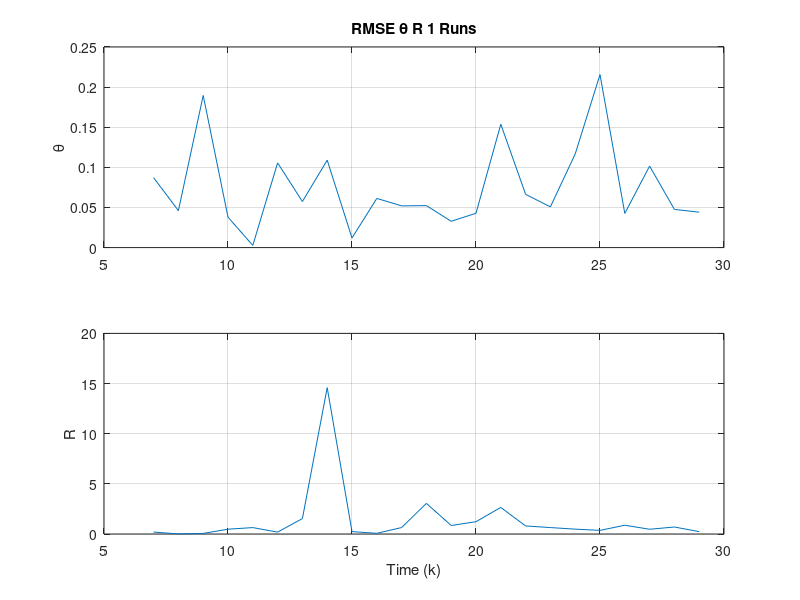
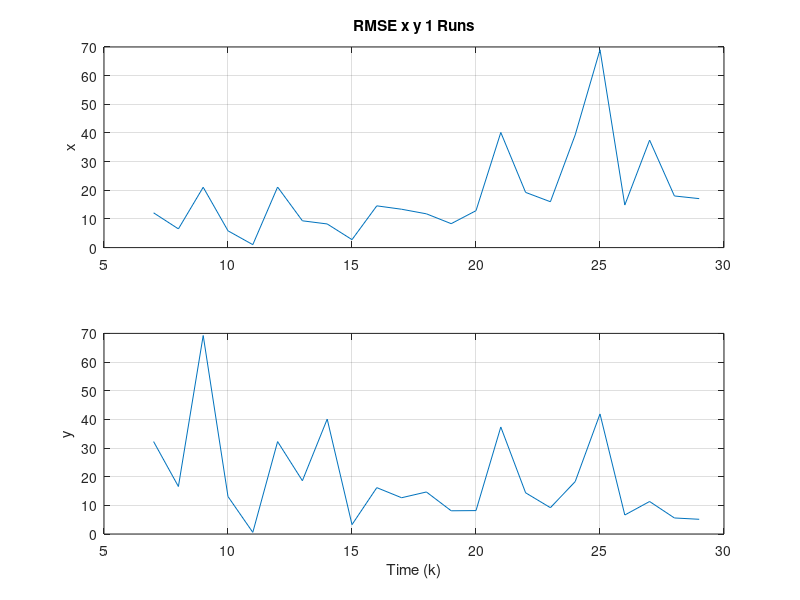
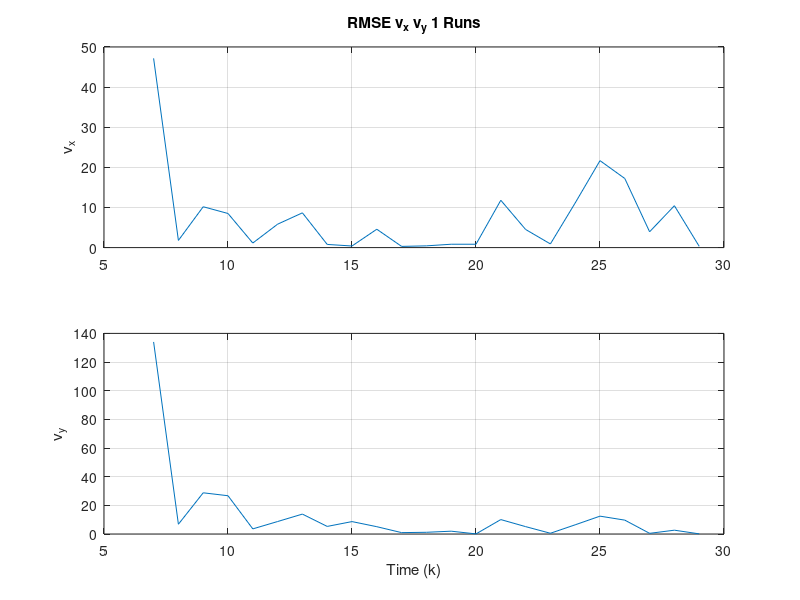
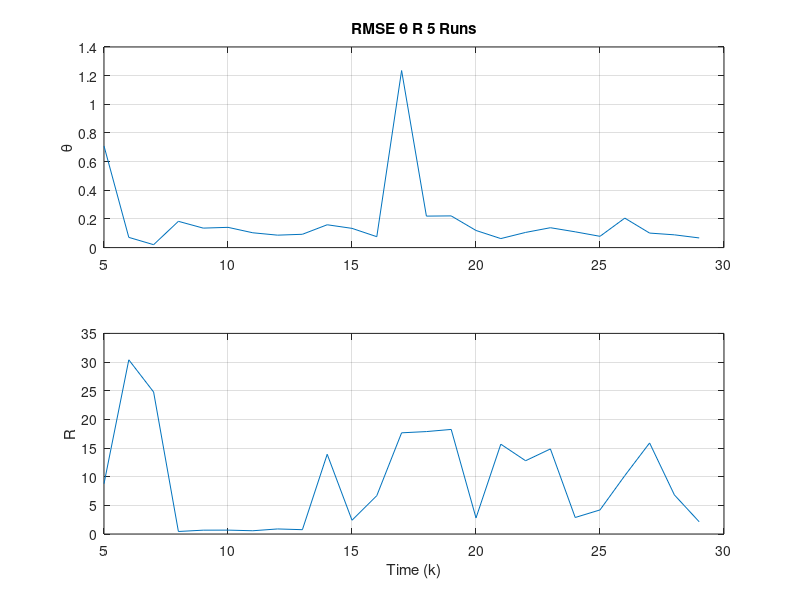

Reproduce these figures in MATLAB, in order.
clc; clear; close all;

%late 2 2, ft rate 46.2%
run1ar=[5.0000         0         0
    6.0000         0         0
    7.0000    0.0871    0.1917
    8.0000    0.0461    0.0084
    9.0000    0.1896    0.0580
   10.0000    0.0379    0.4801
   11.0000    0.0027    0.6394
   12.0000    0.1056    0.1886
   13.0000    0.0574    1.5375
   14.0000    0.1090   14.5924
   15.0000    0.0120    0.2409
   16.0000    0.0613    0.0680
   17.0000    0.0520    0.6434
   18.0000    0.0523    3.0525
   19.0000    0.0328    0.8486
   20.0000    0.0428    1.2275
   21.0000    0.1537    2.6498
   22.0000    0.0664    0.8027
   23.0000    0.0507    0.6418
   24.0000    0.1167    0.4849
   25.0000    0.2156    0.3612
   26.0000    0.0426    0.8753
   27.0000    0.1016    0.4729
   28.0000    0.0476    0.6975
   29.0000    0.0441    0.2371];
run1ar(run1ar==0)=NaN;
figure(1)
subplot(2,1,1)
plot(run1ar(:,1),run1ar(:,2)),grid;
ylabel('\theta')
title('RMSE \theta R 1 Runs')
subplot(2,1,2)
plot(run1ar(:,1),run1ar(:,3)),grid;
ylabel('R')
xlabel('Time (k)')

run1xy=[ 5.0000         0         0
    6.0000         0         0
    7.0000   12.1278   32.2457
    8.0000    6.5270   16.5735
    9.0000   21.0595   69.2632
   10.0000    5.8562   13.0671
   11.0000    1.0243    0.5765
   12.0000   21.1277   32.2406
   13.0000    9.3477   18.5940
   14.0000    8.2491   40.0924
   15.0000    2.7787    3.2681
   16.0000   14.5665   16.1746
   17.0000   13.3821   12.6552
   18.0000   11.7833   14.6642
   19.0000    8.3486    8.1017
   20.0000   12.8763    8.1704
   21.0000   40.1723   37.3410
   22.0000   19.2616   14.3794
   23.0000   15.9998    9.1826
   24.0000   39.3248   18.2935
   25.0000   69.0286   41.8924
   26.0000   14.8392    6.6307
   27.0000   37.4966   11.3421
   28.0000   18.0161    5.5979
   29.0000   17.0856    5.1342];
run1xy(run1xy==0)=NaN;
figure(2)
subplot(2,1,1)
plot(run1xy(:,1),run1xy(:,2)),grid;
ylabel('x')
title('RMSE x y 1 Runs')
subplot(2,1,2)
plot(run1xy(:,1),run1xy(:,3)),grid;
ylabel('y')
xlabel('Time (k)')

run1xyv=[ 6.0000e+00            0            0
   7.0000e+00   4.7167e+01   1.3404e+02
   8.0000e+00   1.7874e+00   6.8200e+00
   9.0000e+00   1.0182e+01   2.8755e+01
   1.0000e+01   8.5000e+00   2.6706e+01
   1.1000e+01   1.1368e+00   3.5755e+00
   1.2000e+01   5.8331e+00   8.7027e+00
   1.3000e+01   8.6602e+00   1.3889e+01
   1.4000e+01   7.8975e-01   5.2946e+00
   1.5000e+01   3.9803e-01   8.6612e+00
   1.6000e+01   4.5764e+00   5.1025e+00
   1.7000e+01   2.9854e-01   9.6265e-01
   1.8000e+01   4.3322e-01   1.1953e+00
   1.9000e+01   8.3741e-01   1.9637e+00
   2.0000e+01   8.3600e-01   7.1458e-02
   2.1000e+01   1.1794e+01   1.0064e+01
   2.2000e+01   4.5206e+00   5.1520e+00
   2.3000e+01   9.1357e-01   5.1632e-01
   2.4000e+01   1.1135e+01   6.4210e+00
   2.5000e+01   2.1674e+01   1.2458e+01
   2.6000e+01   1.7221e+01   9.6813e+00
   2.7000e+01   3.9405e+00   4.6618e-01
   2.8000e+01   1.0440e+01   2.6614e+00
   2.9000e+01   3.1369e-01   9.8100e-02];
run1xyv(run1xyv==0)=NaN;
figure(3)
subplot(2,1,1)
plot(run1xyv(:,1), run1xyv(:,2)),grid;
ylabel('v_x')
title('RMSE v_x v_y 1 Runs')
subplot(2,1,2)
plot(run1xyv(:,1), run1xyv(:,3)),grid;
ylabel('v_y')
xlabel('Time (k)')

%late 0.2 1.8
%ft rate 74.5%
run5ar=[5.0000    0.7091    8.7807
    6.0000    0.0713   30.3893
    7.0000    0.0203   24.7764
    8.0000    0.1833    0.4387
    9.0000    0.1360    0.6691
   10.0000    0.1413    0.6780
   11.0000    0.1034    0.5678
   12.0000    0.0868    0.8820
   13.0000    0.0929    0.7539
   14.0000    0.1593   13.9094
   15.0000    0.1342    2.4011
   16.0000    0.0761    6.6931
   17.0000    1.2355   17.6538
   18.0000    0.2197   17.8698
   19.0000    0.2212   18.2453
   20.0000    0.1195    2.8022
   21.0000    0.0629   15.6709
   22.0000    0.1059   12.7841
   23.0000    0.1387   14.8408
   24.0000    0.1101    2.8802
   25.0000    0.0787    4.2017
   26.0000    0.2057   10.1836
   27.0000    0.1013   15.8856
   28.0000    0.0891    6.8153
   29.0000    0.0674    2.1318];
run5ar(run5ar==0)=NaN;
figure(4)
subplot(2,1,1)
plot(run5ar(:,1),run5ar(:,2)),grid;
ylabel('\theta')
title('RMSE \theta R 5 Runs')
subplot(2,1,2)
plot(run5ar(:,1),run5ar(:,3)),grid;
ylabel('R')
xlabel('Time (k)')

run5xy=[5.0000e+00   2.1151e+02   1.6928e+02
   6.0000e+00   3.1853e+01   2.6788e+01
   7.0000e+00   2.1781e+01   1.4155e+01
   8.0000e+00   1.8649e+01   6.8676e+01
   9.0000e+00   2.1126e+01   4.7289e+01
   1.0000e+01   2.0032e+01   4.9313e+01
   1.1000e+01   1.4660e+01   3.5199e+01
   1.2000e+01   1.7026e+01   2.6738e+01
   1.3000e+01   1.8870e+01   2.7832e+01
   1.4000e+01   2.7009e+01   5.3650e+01
   1.5000e+01   3.2466e+01   3.4522e+01
   1.6000e+01   1.4991e+01   2.3246e+01
   1.7000e+01   4.3491e+01   5.8217e+01
   1.8000e+01   4.9487e+01   6.7049e+01
   1.9000e+01   5.3317e+01   6.4946e+01
   2.0000e+01   3.5854e+01   2.3008e+01
   2.1000e+01   1.4184e+01   2.3151e+01
   2.2000e+01   2.7045e+01   2.9020e+01
   2.3000e+01   3.7660e+01   3.5962e+01
   2.4000e+01   3.4510e+01   2.1628e+01
   2.5000e+01   2.7658e+01   1.1174e+01
   2.6000e+01   6.1575e+01   4.7528e+01
   2.7000e+01   3.5912e+01   2.2302e+01
   2.8000e+01   3.4490e+01   8.0204e+00
   2.9000e+01   2.6311e+01   7.3103e+00];
run5xy(run5xy==0)=NaN;
figure(5)
subplot(2,1,1)
plot(run5xy(:,1),run5xy(:,2)),grid;
ylabel('x')
title('RMSE x y 5 Runs')
subplot(2,1,2)
plot(run5xy(:,1),run5xy(:,3)),grid;
ylabel('y')
xlabel('Time (k)')

run5xyv=[6.0000e+00   2.2436e+02   1.8447e+02
   7.0000e+00   1.4637e+01   1.9261e+01
   8.0000e+00   1.8520e+01   5.0007e+01
   9.0000e+00   1.2791e+01   4.7632e+01
   1.0000e+01   2.0627e+01   4.2193e+01
   1.1000e+01   1.2358e+01   3.0402e+01
   1.2000e+01   1.6788e+01   3.3117e+01
   1.3000e+01   1.2961e+01   1.9250e+01
   1.4000e+01   6.4358e+01   6.1929e+01
   1.5000e+01   7.2717e+01   6.1208e+01
   1.6000e+01   2.1279e+01   2.3110e+01
   1.7000e+01   5.8794e+01   6.9589e+01
   1.8000e+01   1.2057e+01   1.3419e+01
   1.9000e+01   2.5508e+01   2.2664e+01
   2.0000e+01   3.0823e+01   3.7181e+01
   2.1000e+01   2.2017e+01   2.2584e+01
   2.2000e+01   1.4895e+01   9.3776e+00
   2.3000e+01   2.3479e+01   2.2764e+01
   2.4000e+01   1.3658e+01   1.3617e+01
   2.5000e+01   2.0321e+01   1.1232e+01
   2.6000e+01   2.9962e+01   2.1115e+01
   2.7000e+01   1.5436e+01   1.4091e+01
   2.8000e+01   1.4301e+01   8.7952e+00
   2.9000e+01   1.1163e+01   4.8349e+00];
run5xyv(run5xyv==0)=NaN;
figure(6)
subplot(2,1,1)
plot(run5xyv(:,1), run5xyv(:,2)),grid;
ylabel('v_x')
title('RMSE v_x v_y 5 Runs')
subplot(2,1,2)
plot(run5xyv(:,1), run5xyv(:,3)),grid;
ylabel('v_y')
xlabel('Time (k)')
%late 2.9 1.5
%ft rate 73.4%
run10ar=[ 5.0000    0.7090    9.9929
    6.0000    0.3980   20.1750
    7.0000    0.2290   36.7897
    8.0000    0.1431   15.1101
    9.0000    0.0692    9.7006
   10.0000    0.1229    5.1560
   11.0000    0.0650   23.4295
   12.0000    0.0917    2.7607
   13.0000    0.0840   13.4081
   14.0000    0.1648   13.1785
   15.0000    0.1309    3.6095
   16.0000    0.1006    1.5963
   17.0000    0.1300    1.0442
   18.0000    0.1422    4.4378
   19.0000    0.0986    1.4574
   20.0000    0.1158    1.2452
   21.0000    0.0973    2.2593
   22.0000    0.1010    2.7376
   23.0000    0.1041    2.0252
   24.0000    0.1035    6.9122
   25.0000    0.1108    8.5800
   26.0000    0.0842    8.9320
   27.0000    0.0997    7.5217
   28.0000    0.0538    2.9462
   29.0000    0.1320    4.6177];
run10ar(run10ar==0)=NaN;
figure(7)
subplot(2,1,1)
plot(run10ar(:,1),run10ar(:,2)),grid;
ylabel('\theta')
title('RMSE \theta R 10 Runs')
subplot(2,1,2)
plot(run10ar(:,1),run10ar(:,3)),grid;
ylabel('R')
xlabel('Time (k)')

run10xy=[ 5.0000e+00   2.0598e+02   1.8384e+02
   6.0000e+00   1.0770e+02   1.0194e+02
   7.0000e+00   6.8635e+01   5.5354e+01
   8.0000e+00   3.2907e+01   4.5869e+01
   9.0000e+00   1.0747e+01   2.6015e+01
   1.0000e+01   2.3963e+01   3.9103e+01
   1.1000e+01   1.7208e+01   2.9413e+01
   1.2000e+01   1.6762e+01   2.9387e+01
   1.3000e+01   2.3099e+01   2.4915e+01
   1.4000e+01   4.4359e+01   4.2552e+01
   1.5000e+01   2.8380e+01   3.6919e+01
   1.6000e+01   2.4960e+01   2.5740e+01
   1.7000e+01   2.8178e+01   3.6261e+01
   1.8000e+01   3.4989e+01   3.6145e+01
   1.9000e+01   2.6234e+01   2.3069e+01
   2.0000e+01   3.0859e+01   2.7071e+01
   2.1000e+01   2.9032e+01   1.9403e+01
   2.2000e+01   3.1263e+01   1.9074e+01
   2.3000e+01   3.0506e+01   2.2735e+01
   2.4000e+01   3.6135e+01   1.4466e+01
   2.5000e+01   3.6193e+01   2.2251e+01
   2.6000e+01   2.8363e+01   1.7202e+01
   2.7000e+01   3.8747e+01   6.6813e+00
   2.8000e+01   1.9634e+01   8.9399e+00
   2.9000e+01   5.0356e+01   1.6249e+01];
run10xy(run10xy==0)=NaN;
figure(8)
subplot(2,1,1)
plot(run10xy(:,1),run10xy(:,2)),grid;
ylabel('x')
title('RMSE x y 10 Runs')
subplot(2,1,2)
plot(run10xy(:,1),run10xy(:,3)),grid;
ylabel('y')
xlabel('Time (k)')

run10xyv=[ 6.0000e+00   1.0449e+02   1.8446e+02
   7.0000e+00   6.1415e+01   1.9377e+02
   8.0000e+00   5.3078e+01   5.7045e+01
   9.0000e+00   3.1227e+01   4.9834e+01
   1.0000e+01   2.4749e+01   4.0692e+01
   1.1000e+01   4.2484e+01   8.7161e+01
   1.2000e+01   4.6494e+01   7.5439e+01
   1.3000e+01   2.2027e+01   3.4087e+01
   1.4000e+01   3.8620e+01   3.3192e+01
   1.5000e+01   3.8947e+01   4.3826e+01
   1.6000e+01   6.7194e+01   7.2415e+01
   1.7000e+01   3.5599e+01   4.2937e+01
   1.8000e+01   3.4211e+01   3.6680e+01
   1.9000e+01   2.0491e+01   1.8489e+01
   2.0000e+01   2.5723e+01   2.3621e+01
   2.1000e+01   2.4624e+01   2.0339e+01
   2.2000e+01   2.9842e+01   1.9723e+01
   2.3000e+01   2.7646e+01   1.8712e+01
   2.4000e+01   2.8919e+01   1.6150e+01
   2.5000e+01   3.4764e+01   1.9272e+01
   2.6000e+01   2.9983e+01   1.5387e+01
   2.7000e+01   2.5079e+01   1.0823e+01
   2.8000e+01   2.7439e+01   6.3721e+00
   2.9000e+01   3.0876e+01   8.4616e+00];

figure(9)
run10xyv(run10xyv==0)=NaN;
subplot(2,1,1)
plot(run10xyv(:,1), run10xyv(:,2)),grid;
ylabel('v_x')
title('RMSE v_x v_y 10 Runs')
subplot(2,1,2)
plot(run10xyv(:,1), run10xyv(:,3)),grid;
ylabel('v_y')
xlabel('Time (k)')

%late 5.5 0.65
%ft rate78.3%
run20ar=[ 5.0000    0.6627   21.3510
    6.0000    0.2480   32.0040
    7.0000    0.1176   21.1109
    8.0000    0.1835   13.3119
    9.0000    0.1634   12.0955
   10.0000    0.1832   12.9889
   11.0000    0.1187    8.6893
   12.0000    0.1114    5.1926
   13.0000    0.0865    2.2428
   14.0000    0.1747   13.8084
   15.0000    0.1511   10.3742
   16.0000    0.1681   10.3880
   17.0000    0.4861    9.6693
   18.0000    0.1336   10.4574
   19.0000    0.1583    8.8543
   20.0000    0.1066    2.3662
   21.0000    0.0806    9.4798
   22.0000    0.0820    9.5534
   23.0000    0.1196    5.1518
   24.0000    0.1252   12.5032
   25.0000    0.0939   10.1807
   26.0000    0.1065    9.3860
   27.0000    0.0798   12.6493
   28.0000    0.1323   13.7012
   29.0000    0.0657   16.6455];
run20ar(run20ar==0)=NaN;
figure(10)
subplot(2,1,1)
plot(run20ar(:,1),run20ar(:,2)),grid;
ylabel('\theta')
title('RMSE \theta R 20 Runs')
subplot(2,1,2)
plot(run20ar(:,1),run20ar(:,3)),grid;
ylabel('R')
xlabel('Time (k)')
run20xy=[5.0000e+00   1.8428e+02   1.7856e+02
   6.0000e+00   6.8534e+01   7.6450e+01
   7.0000e+00   3.4145e+01   3.4855e+01
   8.0000e+00   4.7316e+01   4.3567e+01
   9.0000e+00   4.2220e+01   3.9431e+01
   1.0000e+01   4.9951e+01   4.1536e+01
   1.1000e+01   3.0297e+01   2.8481e+01
   1.2000e+01   1.9040e+01   3.6066e+01
   1.3000e+01   1.6870e+01   2.6539e+01
   1.4000e+01   4.1070e+01   5.0119e+01
   1.5000e+01   3.9805e+01   3.9399e+01
   1.6000e+01   4.7434e+01   3.7996e+01
   1.7000e+01   2.0189e+01   2.5636e+01
   1.8000e+01   3.1669e+01   3.8081e+01
   1.9000e+01   4.2894e+01   3.9524e+01
   2.0000e+01   2.8555e+01   2.5173e+01
   2.1000e+01   2.3885e+01   2.0105e+01
   2.2000e+01   2.6714e+01   1.5817e+01
   2.3000e+01   3.8046e+01   2.1699e+01
   2.4000e+01   4.3354e+01   2.1264e+01
   2.5000e+01   2.9428e+01   2.2147e+01
   2.6000e+01   3.5535e+01   2.1391e+01
   2.7000e+01   2.8807e+01   1.7006e+01
   2.8000e+01   4.7181e+01   2.4683e+01
   2.9000e+01   2.4453e+01   1.9269e+01];
run20xy(run20xy==0)=NaN;
figure(11)
subplot(2,1,1)
plot(run20xy(:,1),run20xy(:,2)),grid;
ylabel('x')
title('RMSE x y 20 Runs')
subplot(2,1,2)
plot(run20xy(:,1),run20xy(:,3)),grid;
ylabel('y')
xlabel('Time (k)')

run20xyv=[6.0000e+00   3.0653e+02   2.3239e+02
   7.0000e+00   1.3031e+02   3.7277e+02
   8.0000e+00   9.9617e+01   1.4512e+02
   9.0000e+00   6.1249e+01   1.9716e+02
   1.0000e+01   4.1386e+01   5.0102e+01
   1.1000e+01   3.7456e+01   4.5706e+01
   1.2000e+01   3.9200e+01   4.9543e+01
   1.3000e+01   2.4624e+01   5.0460e+01
   1.4000e+01   4.7196e+01   6.2960e+01
   1.5000e+01   3.6133e+01   5.2781e+01
   1.6000e+01   3.6478e+01   3.4467e+01
   1.7000e+01   4.7430e+01   4.0536e+01
   1.8000e+01   2.2358e+01   2.6799e+01
   1.9000e+01   3.5115e+01   3.6574e+01
   2.0000e+01   3.8854e+01   3.3230e+01
   2.1000e+01   3.7420e+01   2.8845e+01
   2.2000e+01   3.1355e+01   2.1858e+01
   2.3000e+01   3.5168e+01   1.9391e+01
   2.4000e+01   3.4157e+01   1.8924e+01
   2.5000e+01   4.0713e+01   2.3860e+01
   2.6000e+01   3.8596e+01   2.5568e+01
   2.7000e+01   3.8733e+01   1.9485e+01
   2.8000e+01   3.6265e+01   1.7806e+01
   2.9000e+01   3.7691e+01   1.2775e+01];

figure(12)
run20xyv(run20xyv==0)=NaN;
subplot(2,1,1)
plot(run20xyv(:,1), run20xyv(:,2)),grid;
ylabel('v_x')
title('RMSE v_x v_y 20 Runs')
subplot(2,1,2)
plot(run20xyv(:,1), run20xyv(:,3)),grid;
ylabel('v_y')
xlabel('Time (k)')

